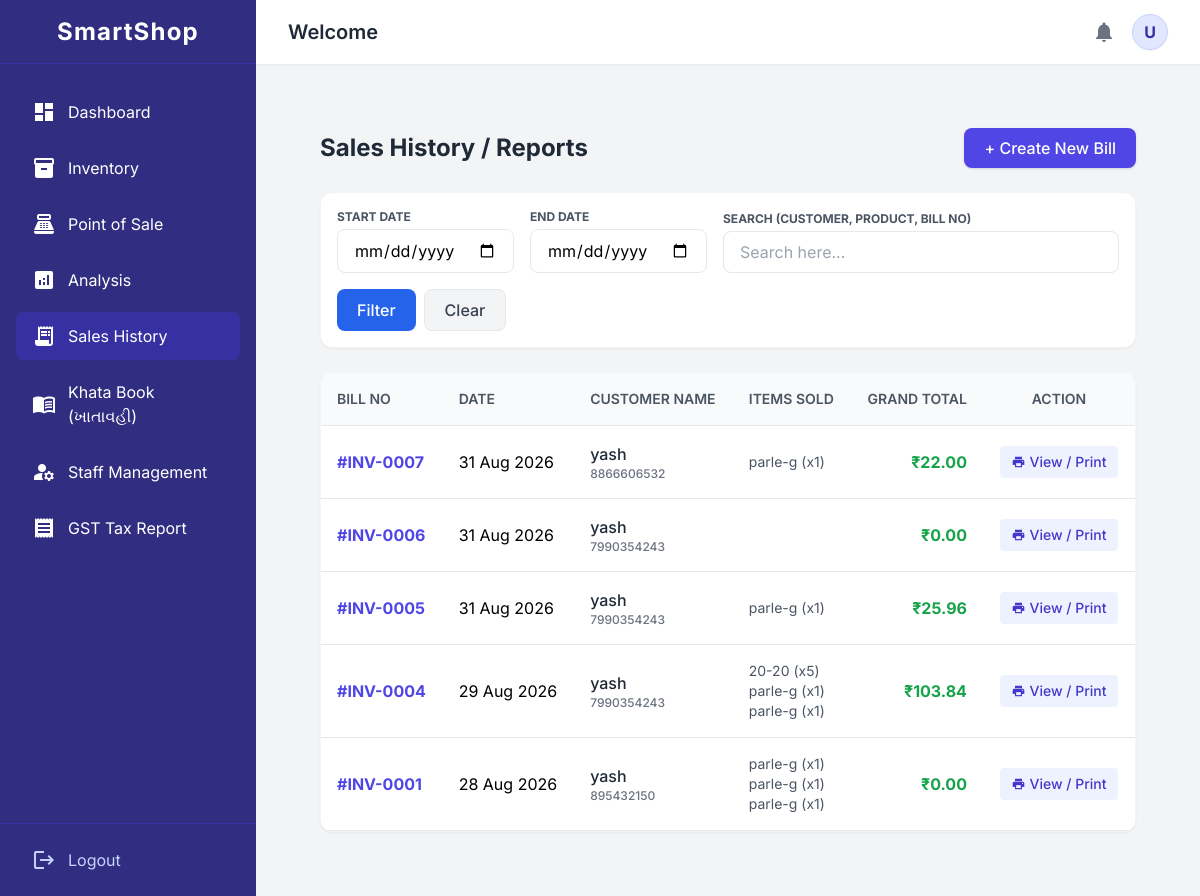
Page /sales-history/ (signed in) on the earlier database version.
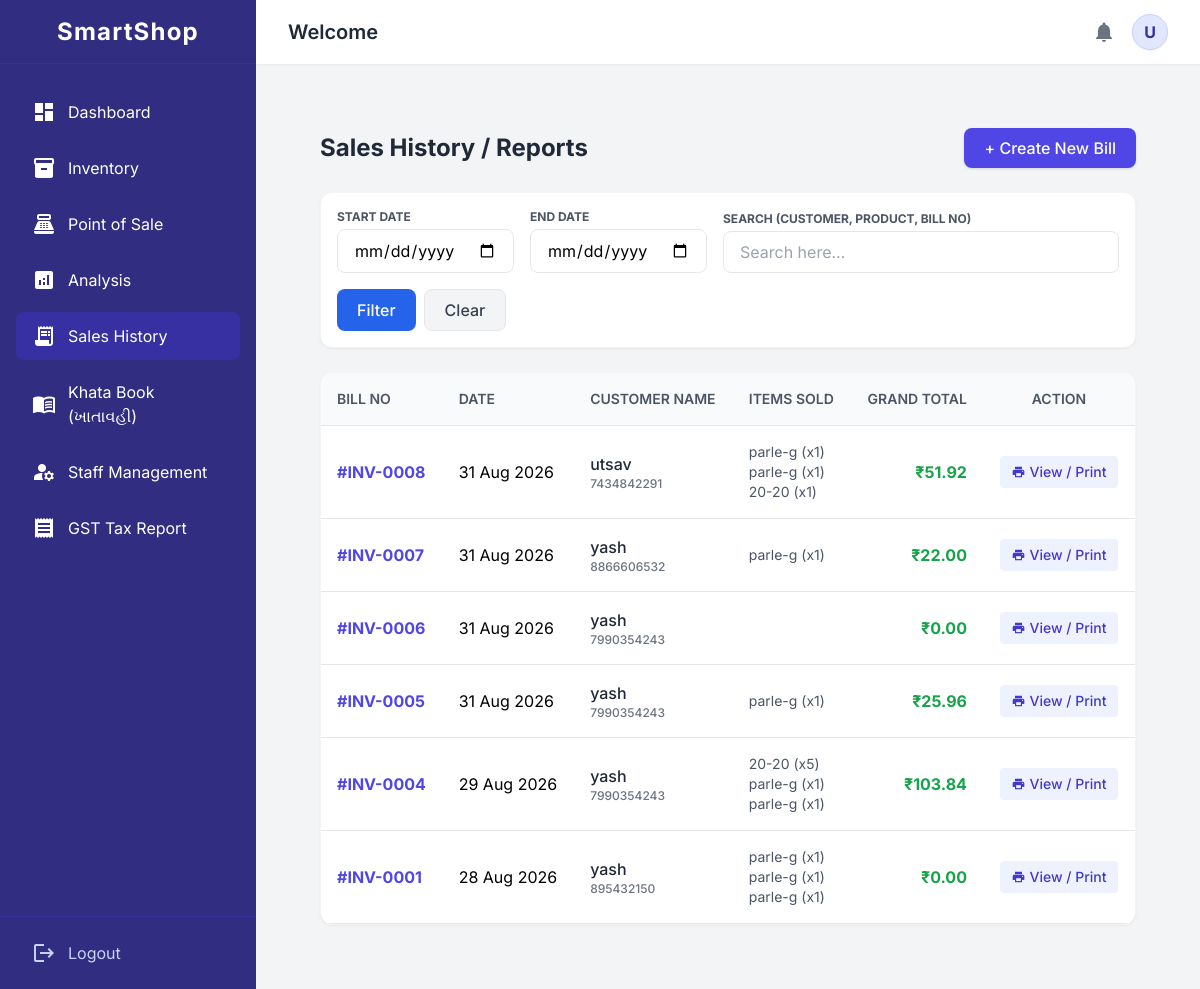
Same page on the later database version.
### Inventory/models.py (models this page shows, shortened)
class Invoice(models.Model):
    shop = models.ForeignKey(ShopUser, on_delete=models.CASCADE)
    customer_name = models.CharField(max_length=150)
    contact_number = models.CharField(max_length=15)
    gst_number = models.CharField(max_length=50, blank=True)
    date = models.DateField(auto_now_add=True)
    sgst_percentage = models.DecimalField(max_digits=5, decimal_places=2, default=0)
    cgst_percentage = models.DecimalField(max_digits=5, decimal_places=2, default=0)
    grand_total = models.DecimalField(max_digits=12, decimal_places=2, default=0)
    PAYMENT_MODES = (
        ('CASH', 'Cash (રોકડા)'),
        ('UPI', 'UPI (GPay/PhonePe)'),
        ('CARD', 'Card (ક્રેડિટ/ડેબિટ)'),
        ('UNPAID', 'Udhar (ખાતાવહીમાં બાકી)'),
    )
    payment_mode = models.CharField(max_length=20, choices=PAYMENT_MODES, default='CASH')

class InvoiceItem(models.Model):
    invoice = models.ForeignKey(Invoice, on_delete=models.CASCADE, related_name='items')
    product = models.ForeignKey(Product, on_delete=models.PROTECT)
    quantity = models.PositiveIntegerField()
    selling_price = models.DecimalField(max_digits=10, decimal_places=2)
    sub_total = models.DecimalField(max_digits=10, decimal_places=2)

class Product(models.Model):
    shop = models.ForeignKey(ShopUser, on_delete=models.CASCADE, related_name='products')
    category = models.ForeignKey(Category, on_delete=models.PROTECT)
    company_name = models.CharField(max_length=150, blank=True, null=True)
    product_type = models.CharField(max_length=150, blank=True, null=True)
    name = models.CharField(max_length=200)
    weight = models.CharField(max_length=50, blank=True, null=True)
    size = models.CharField(max_length=50, blank=True, null=True)
    storage = models.CharField(max_length=50, blank=True, null=True)
    color = models.CharField(max_length=50, blank=True, null=True)
    serial_number = models.CharField(max_length=100, blank=True, null=True)
    company_barcode = models.CharField(max_length=100, blank=True, null=True, help_text="કંપનીનો EAN/UPC બારકોડ")
    expiry_date = models.DateField(null=True, blank=True)
    purchase_price = models.DecimalField(max_digits=10, decimal_places=2)
    margin_percentage = models.DecimalField(max_digits=5, decimal_places=2)
    class Meta:
        unique_together = ('shop', 'serial_number')

### Inventory/views.py (the view)
# urls.py: path('sales-history/', views.sales_history, name='sales_history'),
@login_required
def sales_history(request):
    shop_owner = request.user.get_shop
    invoices = Invoice.objects.filter(shop=shop_owner).order_by('-id')
    start_date = request.GET.get('start_date')
    end_date = request.GET.get('end_date')
    search_query = request.GET.get('search')
    if start_date:
        invoices = invoices.filter(date__gte=start_date)
    if end_date:
        invoices = invoices.filter(date__lte=end_date)
    if search_query:
        invoices = invoices.filter(
            Q(customer_name__icontains=search_query) |
            Q(id__icontains=search_query) |
            Q(items__product__name__icontains=search_query)
        ).distinct()
    return render(request, 'sales_history.html', {'invoices': invoices})

### Account/models.py (called while the page is built)
    @property
    def get_shop(self):
        return self.parent_shop if self.is_shop_staff else self

### Templates/sales_history.html (shortened to what the changed rows need)
{% extends 'base.html' %}
{% block content %}
<div class="p-4 md:p-8">
    <div class="flex justify-between items-center mb-6">
        <h2 class="text-2xl font-bold text-gray-800">Sales History / Reports</h2>
    </div>
    <div class="bg-white rounded-xl shadow-sm border border-gray-100 overflow-x-auto">
        <table class="w-full text-left border-collapse">
            <thead>
                <tr class="bg-gray-50 text-gray-600 border-b text-sm uppercase">
                    <th class="p-4 font-semibold">Bill No</th>
                    <th class="p-4 font-semibold">Date</th>
                    <th class="p-4 font-semibold">Customer Name</th>
                    <th class="p-4 font-semibold">Items Sold</th>
                    <th class="p-4 font-semibold text-right">Grand Total</th>
                    <th class="p-4 font-semibold text-center">Action</th>
                </tr>
            </thead>
            <tbody>
                {% for invoice in invoices %}
                <tr class="border-b hover:bg-gray-50 transition">
                    <td class="p-4 font-bold text-indigo-600">#INV-{{ invoice.id|stringformat:"04d" }}</td>
                    <td class="p-4">{{ invoice.date|date:"d M Y" }}</td>
                    <td class="p-4 font-medium text-gray-800">
                        {{ invoice.customer_name }}
                        <div class="text-xs text-gray-500">{{ invoice.contact_number }}</div>
                    </td>
                    <td class="p-4 text-sm text-gray-600">
                        {% for item in invoice.items.all %}
                            {{ item.product.name }} (x{{ item.quantity }})<br>
                        {% endfor %}
                    </td>
                    <td class="p-4 font-bold text-green-600 text-right">₹{{ invoice.grand_total }}</td>
                    <td class="p-4 text-center">
                        <a href="{% url 'print_invoice' invoice.id %}" target="_blank" class="inline-flex items-center gap-1 bg-indigo-50 text-indigo-700 px-3 py-1.5 rounded hover:bg-indigo-100 transition font-medium text-sm">
                            <span class="material-icons text-sm">print</span> View / Print
                        </a>
                    </td>
                </tr>
                {% empty %}
                <tr>
                    <td colspan="6" class="p-8 text-center text-gray-500">No sales records found for the selected filters.</td>
                </tr>
                {% endfor %}
            </tbody>
        </table>
    </div>
</div>
{% endblock %}

Differences in the rows shown:
added Invoice: id "0008", date "31 Aug 2026", customer_name "utsav", contact_number "7434842291", grand_total "51.92"
added InvoiceItem: product.name "parle-g", quantity "1", shown under "0008"
added InvoiceItem: product.name "parle-g", quantity "1", shown under "0008"
added InvoiceItem: product.name "20-20", quantity "1", shown under "0008"
